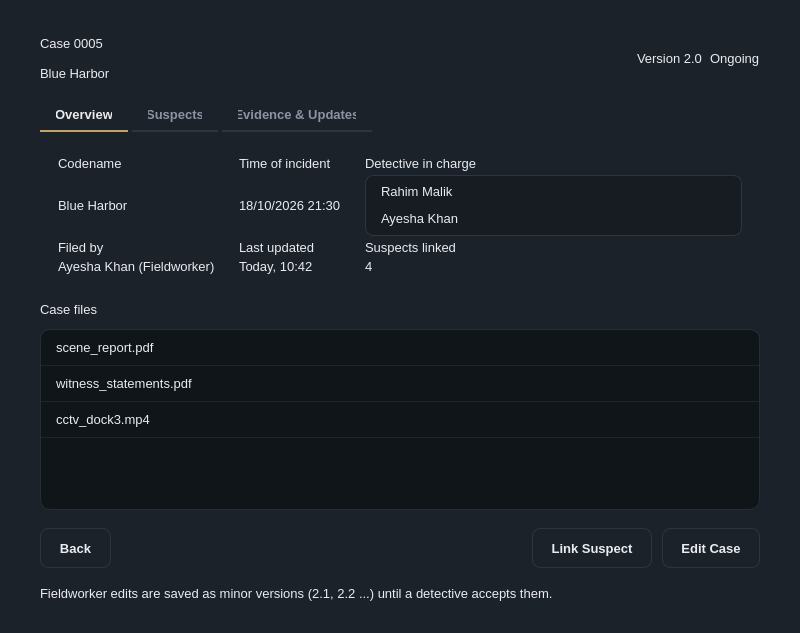
<?xml version="1.0" encoding="UTF-8"?>
<ui version="4.0">
 <class>MainWindow</class>
 <widget class="QMainWindow" name="MainWindow">
  <property name="geometry">
   <rect>
    <x>0</x>
    <y>0</y>
    <width>800</width>
    <height>633</height>
   </rect>
  </property>
  <property name="windowTitle">
   <string>MainWindow</string>
  </property>
  <property name="styleSheet">
   <string notr="true">/* Asche Yiu Police Department - dark / gold theme
   Shared by every .ui file. Widgets pick a style through the dynamic
   property  variant  (Qt Designer: Property Editor &gt; Dynamic Properties). */

QMainWindow, QDialog, QWidget#centralwidget { background: #1c222a; }
QWidget { color: #eaecef; font-family: &quot;Inter&quot;, &quot;SF Pro Text&quot;, &quot;Segoe UI&quot;, &quot;Helvetica Neue&quot;, sans-serif; font-size: 13px; }
QLabel { background: transparent; }
QCheckBox { background: transparent; spacing: 8px; }

/* ---- typography ---- */
QLabel[variant=&quot;title&quot;]     { font-size: 20px; font-weight: 700; color: #eaecef; }
QLabel[variant=&quot;subtitle&quot;]  { font-size: 13px; color: #8b94a3; }
QLabel[variant=&quot;field&quot;]     { color: #8b94a3; }
QLabel[variant=&quot;section&quot;]   { color: #eaecef; font-size: 14px; font-weight: 600; }
QLabel[variant=&quot;cardTitle&quot;] { font-size: 16px; font-weight: 700; color: #eaecef; }
QLabel[variant=&quot;value&quot;]     { font-size: 14px; font-weight: 600; color: #eaecef; }
QLabel[variant=&quot;hint&quot;]      { color: #8b94a3; font-size: 12px; }
QLabel[variant=&quot;stat&quot;]      { color: #c3a459; font-size: 22px; font-weight: 700; }
QFrame[variant=&quot;accent&quot;]    { background: #c3a459; border: none; border-radius: 1px; }

/* ---- badges / icons ---- */
QLabel[variant=&quot;badgeGold&quot;]  { background: rgba(195,164,89,40);  color: #c3a459; border-radius: 10px; padding: 3px 10px; font-size: 11px; font-weight: 700; }
QLabel[variant=&quot;badgeGreen&quot;] { background: rgba(111,159,125,40); color: #7fb08c; border-radius: 10px; padding: 3px 10px; font-size: 11px; font-weight: 700; }
QLabel[variant=&quot;badgeRed&quot;]   { background: rgba(184,105,95,45);  color: #cf7d72; border-radius: 10px; padding: 3px 10px; font-size: 11px; font-weight: 700; }
QLabel[variant=&quot;badgeMuted&quot;] { background: rgba(139,148,163,35); color: #aab2bf; border-radius: 10px; padding: 3px 10px; font-size: 11px; font-weight: 700; }
QLabel[variant=&quot;avatar&quot;]     { background: #c3a459; color: #10151a; border-radius: 24px; font-size: 16px; font-weight: 700; }
QLabel[variant=&quot;iconGold&quot;]   { background: rgba(195,164,89,40);  color: #c3a459; border-radius: 30px; font-size: 26px; font-weight: 700; }
QLabel[variant=&quot;iconRed&quot;]    { background: rgba(184,105,95,45);  color: #cf7d72; border-radius: 30px; font-size: 26px; font-weight: 700; }

/* ---- containers ---- */
QFrame[variant=&quot;card&quot;]      { background: #252c37; border: 1px solid #2d3640; border-radius: 12px; }
QFrame[variant=&quot;notice&quot;]    { background: rgba(195,164,89,26);  border: 1px solid rgba(195,164,89,90);  border-radius: 8px; }
QFrame[variant=&quot;noticeRed&quot;] { background: rgba(184,105,95,30);  border: 1px solid rgba(184,105,95,100); border-radius: 8px; }
QFrame[variant=&quot;dropzone&quot;]  { background: #10151a; border: 1px dashed #3a4552; border-radius: 10px; }
QFrame[variant=&quot;card&quot;] QLabel, QFrame[variant=&quot;notice&quot;] QLabel, QFrame[variant=&quot;noticeRed&quot;] QLabel, QFrame[variant=&quot;dropzone&quot;] QLabel { border: none; }

/* ---- inputs ---- */
QLineEdit, QTextEdit, QPlainTextEdit, QDateTimeEdit, QSpinBox, QDoubleSpinBox, QComboBox {
    background: #10151a; border: 1px solid #2d3640; border-radius: 8px; padding: 8px 10px; min-height: 20px;
    selection-background-color: #c3a459; selection-color: #10151a; }
QLineEdit:focus, QTextEdit:focus, QPlainTextEdit:focus, QDateTimeEdit:focus, QSpinBox:focus, QDoubleSpinBox:focus, QComboBox:focus { border: 1px solid #c3a459; }
QLineEdit[readOnly=&quot;true&quot;], QPlainTextEdit[readOnly=&quot;true&quot;], QTextEdit[readOnly=&quot;true&quot;] { background: #161c22; color: #eaecef; }
QComboBox QAbstractItemView { background: #10151a; border: 1px solid #2d3640; selection-background-color: #2b3440; selection-color: #eaecef; outline: 0; }

/* ---- buttons ---- */
QPushButton { background: #1c222a; border: 1px solid #2d3640; border-radius: 8px; padding: 9px 18px; min-height: 20px; font-weight: 600; color: #eaecef; }
QPushButton:hover { background: #232b35; border-color: #3a4552; }
QPushButton:pressed { background: #10151a; }
QPushButton:disabled { color: #5b6573; border-color: #252d36; }
QPushButton[variant=&quot;primary&quot;] { background: #c3a459; border: 1px solid #c3a459; color: #10151a; font-weight: 700; }
QPushButton[variant=&quot;primary&quot;]:hover { background: #cfb26a; border-color: #cfb26a; }
QPushButton[variant=&quot;primary&quot;]:pressed { background: #b39549; }
QPushButton[variant=&quot;primary&quot;]:disabled { background: #4a4332; border-color: #4a4332; color: #8a8168; }
QPushButton[variant=&quot;accept&quot;] { background: #273235; border: 1px solid #34483f; color: #7fb08c; font-weight: 700; }
QPushButton[variant=&quot;accept&quot;]:hover { background: #2c3a3d; }
QPushButton[variant=&quot;reject&quot;] { background: #2f2b31; border: 1px solid #4a3638; color: #cf7d72; font-weight: 700; }
QPushButton[variant=&quot;reject&quot;]:hover { background: #352e34; }
QPushButton[variant=&quot;tile&quot;] { background: #252c37; border: 1px solid #2d3640; border-radius: 12px; padding: 16px 20px; text-align: left; font-size: 14px; font-weight: 500; }
QPushButton[variant=&quot;tile&quot;]:hover { border-color: #c3a459; background: #29313d; }

/* ---- lists / tables ---- */
QListWidget, QTableWidget, QTreeWidget { background: #10151a; border: 1px solid #252d36; border-radius: 10px; outline: 0; gridline-color: transparent; alternate-background-color: #131920; }
QListWidget::item { padding: 10px 12px; border-bottom: 1px solid #1d242c; }
QListWidget::item:selected, QTableWidget::item:selected { background: #232b35; color: #eaecef; }
QListWidget::item:hover, QTableWidget::item:hover { background: #1a2129; }
QTableWidget::item { padding: 8px 12px; border-bottom: 1px solid #1d242c; }
QHeaderView { background: #252c37; border: none; border-top-left-radius: 10px; border-top-right-radius: 10px; }
QHeaderView::section { background: #252c37; color: #8b94a3; font-weight: 600; border: none; padding: 10px 12px; }
QTableCornerButton::section { background: #252c37; border: none; }
QTableView::indicator, QListView::indicator, QCheckBox::indicator { width: 16px; height: 16px; border: 1px solid #3a4552; border-radius: 4px; background: #10151a; }
QTableView::indicator:checked, QListView::indicator:checked, QCheckBox::indicator:checked { background: #c3a459; border-color: #c3a459; }

/* ---- tabs ---- */
QTabWidget::pane { border: none; top: 8px; }
QTabBar::tab { background: transparent; color: #8b94a3; padding: 8px 16px; margin-right: 4px; border: none; border-bottom: 2px solid #2d3640; font-weight: 600; }
QTabBar::tab:selected { color: #eaecef; border-bottom: 2px solid #c3a459; }
QTabBar::tab:hover:!selected { color: #c9ced6; }

/* ---- scrollbars ---- */
QScrollBar:vertical { background: transparent; width: 10px; margin: 2px; }
QScrollBar::handle:vertical { background: #2d3640; border-radius: 3px; min-height: 24px; }
QScrollBar:horizontal { background: transparent; height: 10px; margin: 2px; }
QScrollBar::handle:horizontal { background: #2d3640; border-radius: 3px; min-width: 24px; }
QScrollBar::add-line, QScrollBar::sub-line { width: 0; height: 0; }
QScrollBar::add-page, QScrollBar::sub-page { background: transparent; }

/* spin boxes: keep typing area clean, arrows via keyboard / wheel */
QSpinBox::up-button, QSpinBox::down-button, QDoubleSpinBox::up-button, QDoubleSpinBox::down-button { width: 0; border: none; }
</string>
  </property>
  <widget class="QWidget" name="centralwidget">
   <layout class="QVBoxLayout" name="layout_88">
    <property name="spacing">
     <number>18</number>
    </property>
    <property name="leftMargin">
     <number>40</number>
    </property>
    <property name="topMargin">
     <number>36</number>
    </property>
    <property name="rightMargin">
     <number>40</number>
    </property>
    <property name="bottomMargin">
     <number>32</number>
    </property>
    <item>
     <layout class="QHBoxLayout" name="layout_85">
      <property name="leftMargin">
       <number>0</number>
      </property>
      <property name="topMargin">
       <number>0</number>
      </property>
      <property name="rightMargin">
       <number>0</number>
      </property>
      <property name="bottomMargin">
       <number>0</number>
      </property>
      <item>
       <layout class="QVBoxLayout" name="layout_82">
        <property name="spacing">
         <number>6</number>
        </property>
        <property name="leftMargin">
         <number>0</number>
        </property>
        <property name="topMargin">
         <number>0</number>
        </property>
        <property name="rightMargin">
         <number>0</number>
        </property>
        <property name="bottomMargin">
         <number>0</number>
        </property>
        <item>
         <widget class="QLabel" name="lblTitle">
          <property name="text">
           <string>Case 0005</string>
          </property>
          <property name="variant" stdset="0">
           <string>title</string>
          </property>
         </widget>
        </item>
        <item>
         <widget class="QFrame" name="qframe_80">
          <property name="minimumSize">
           <size>
            <width>32</width>
            <height>3</height>
           </size>
          </property>
          <property name="maximumSize">
           <size>
            <width>32</width>
            <height>3</height>
           </size>
          </property>
          <property name="variant" stdset="0">
           <string>accent</string>
          </property>
         </widget>
        </item>
        <item>
         <widget class="QLabel" name="lblCodenameSubcode">
          <property name="text">
           <string>Blue Harbor</string>
          </property>
          <property name="variant" stdset="0">
           <string>subtitle</string>
          </property>
         </widget>
        </item>
       </layout>
      </item>
      <item>
       <spacer name="spacer_83">
        <property name="orientation">
         <enum>Qt::Horizontal</enum>
        </property>
        <property name="sizeHint" stdset="0">
         <size>
          <width>20</width>
          <height>20</height>
         </size>
        </property>
       </spacer>
      </item>
      <item>
       <layout class="QHBoxLayout" name="layout_84">
        <property name="spacing">
         <number>8</number>
        </property>
        <property name="leftMargin">
         <number>0</number>
        </property>
        <property name="topMargin">
         <number>0</number>
        </property>
        <property name="rightMargin">
         <number>0</number>
        </property>
        <property name="bottomMargin">
         <number>0</number>
        </property>
        <item>
         <widget class="QLabel" name="lblVersion">
          <property name="text">
           <string>Version 2.0</string>
          </property>
          <property name="variant" stdset="0">
           <string>badgeGold</string>
          </property>
         </widget>
        </item>
        <item>
         <widget class="QLabel" name="lblStatus">
          <property name="text">
           <string>Ongoing</string>
          </property>
          <property name="variant" stdset="0">
           <string>badgeGreen</string>
          </property>
         </widget>
        </item>
       </layout>
      </item>
     </layout>
    </item>
    <item>
     <widget class="QTabWidget" name="tabCase">
      <property name="currentIndex">
       <number>0</number>
      </property>
      <widget class="QWidget" name="tabOverview">
       <attribute name="title">
        <string>Overview</string>
       </attribute>
       <layout class="QVBoxLayout" name="layout_77">
        <property name="spacing">
         <number>12</number>
        </property>
        <property name="leftMargin">
         <number>0</number>
        </property>
        <property name="topMargin">
         <number>0</number>
        </property>
        <property name="rightMargin">
         <number>0</number>
        </property>
        <property name="bottomMargin">
         <number>0</number>
        </property>
        <item>
         <widget class="QFrame" name="frameInfo">
          <property name="minimumSize">
           <size>
            <width>0</width>
            <height>0</height>
           </size>
          </property>
          <property name="variant" stdset="0">
           <string>card</string>
          </property>
          <layout class="QGridLayout" name="grid_75">
           <property name="leftMargin">
            <number>18</number>
           </property>
           <property name="topMargin">
            <number>16</number>
           </property>
           <property name="rightMargin">
            <number>18</number>
           </property>
           <property name="bottomMargin">
            <number>16</number>
           </property>
           <property name="horizontalSpacing">
            <number>24</number>
           </property>
           <property name="verticalSpacing">
            <number>4</number>
           </property>
           <item row="0" column="2">
            <widget class="QLabel" name="qlabel_71">
             <property name="text">
              <string>Detective in charge</string>
             </property>
             <property name="variant" stdset="0">
              <string>field</string>
             </property>
            </widget>
           </item>
           <item row="1" column="1">
            <widget class="QLabel" name="lblIncidentTime">
             <property name="text">
              <string>18/10/2026 21:30</string>
             </property>
             <property name="variant" stdset="0">
              <string>value</string>
             </property>
            </widget>
           </item>
           <item row="0" column="1">
            <widget class="QLabel" name="qlabel_70">
             <property name="text">
              <string>Time of incident</string>
             </property>
             <property name="variant" stdset="0">
              <string>field</string>
             </property>
            </widget>
           </item>
           <item row="2" column="0">
            <widget class="QLabel" name="qlabel_72">
             <property name="text">
              <string>Filed by</string>
             </property>
             <property name="variant" stdset="0">
              <string>field</string>
             </property>
            </widget>
           </item>
           <item row="3" column="0">
            <widget class="QLabel" name="lblFiledBy">
             <property name="text">
              <string>Ayesha Khan (Fieldworker)</string>
             </property>
             <property name="variant" stdset="0">
              <string>value</string>
             </property>
            </widget>
           </item>
           <item row="2" column="1">
            <widget class="QLabel" name="qlabel_73">
             <property name="text">
              <string>Last updated</string>
             </property>
             <property name="variant" stdset="0">
              <string>field</string>
             </property>
            </widget>
           </item>
           <item row="3" column="1">
            <widget class="QLabel" name="lblUpdated">
             <property name="text">
              <string>Today, 10:42</string>
             </property>
             <property name="variant" stdset="0">
              <string>value</string>
             </property>
            </widget>
           </item>
           <item row="2" column="2">
            <widget class="QLabel" name="qlabel_74">
             <property name="text">
              <string>Suspects linked</string>
             </property>
             <property name="variant" stdset="0">
              <string>field</string>
             </property>
            </widget>
           </item>
           <item row="3" column="2">
            <widget class="QLabel" name="lblSuspectCount">
             <property name="text">
              <string>4</string>
             </property>
             <property name="variant" stdset="0">
              <string>value</string>
             </property>
            </widget>
           </item>
           <item row="1" column="0">
            <widget class="QLabel" name="lblCodename">
             <property name="text">
              <string>Blue Harbor</string>
             </property>
             <property name="variant" stdset="0">
              <string>value</string>
             </property>
            </widget>
           </item>
           <item row="0" column="0">
            <widget class="QLabel" name="qlabel_69">
             <property name="text">
              <string>Codename</string>
             </property>
             <property name="variant" stdset="0">
              <string>field</string>
             </property>
            </widget>
           </item>
           <item row="1" column="2">
            <widget class="QListWidget" name="lstDetectives">
             <property name="minimumSize">
              <size>
               <width>0</width>
               <height>48</height>
              </size>
             </property>
             <property name="maximumSize">
              <size>
               <width>16777215</width>
               <height>72</height>
              </size>
             </property>
             <property name="styleSheet">
              <string notr="true">
QListWidget#lstDetectives {
    background: #161c22;
    border: 1px solid #2d3640;
    border-radius: 8px;
    padding: 2px;
}
QListWidget#lstDetectives::item {
    padding: 6px 10px;
    border-bottom: none;
}
QListWidget#lstDetectives::item:hover,
QListWidget#lstDetectives::item:selected {
    background: transparent;
    color: #eaecef;
}</string>
             </property>
             <property name="horizontalScrollBarPolicy">
              <enum>Qt::ScrollBarAlwaysOff</enum>
             </property>
             <property name="editTriggers">
              <set>QAbstractItemView::NoEditTriggers</set>
             </property>
             <item>
              <property name="text">
               <string>Rahim Malik</string>
              </property>
             </item>
             <item>
              <property name="text">
               <string>Ayesha Khan</string>
              </property>
             </item>
            </widget>
           </item>
          </layout>
         </widget>
        </item>
        <item>
         <widget class="QLabel" name="qlabel_76">
          <property name="text">
           <string>Case files</string>
          </property>
          <property name="variant" stdset="0">
           <string>section</string>
          </property>
         </widget>
        </item>
        <item>
         <widget class="QListWidget" name="lstCaseFiles">
          <property name="minimumSize">
           <size>
            <width>0</width>
            <height>110</height>
           </size>
          </property>
          <property name="editTriggers">
           <set>QAbstractItemView::NoEditTriggers</set>
          </property>
          <item>
           <property name="text">
            <string>scene_report.pdf</string>
           </property>
          </item>
          <item>
           <property name="text">
            <string>witness_statements.pdf</string>
           </property>
          </item>
          <item>
           <property name="text">
            <string>cctv_dock3.mp4</string>
           </property>
          </item>
         </widget>
        </item>
       </layout>
      </widget>
      <widget class="QWidget" name="tabSuspects">
       <attribute name="title">
        <string>Suspects</string>
       </attribute>
       <layout class="QVBoxLayout" name="layout_78">
        <property name="leftMargin">
         <number>0</number>
        </property>
        <property name="topMargin">
         <number>0</number>
        </property>
        <property name="rightMargin">
         <number>0</number>
        </property>
        <property name="bottomMargin">
         <number>0</number>
        </property>
        <item>
         <widget class="QTableWidget" name="tblCaseSuspects">
          <property name="minimumSize">
           <size>
            <width>0</width>
            <height>220</height>
           </size>
          </property>
          <property name="horizontalScrollBarPolicy">
           <enum>Qt::ScrollBarAlwaysOff</enum>
          </property>
          <property name="editTriggers">
           <set>QAbstractItemView::NoEditTriggers</set>
          </property>
          <property name="selectionMode">
           <enum>QAbstractItemView::SingleSelection</enum>
          </property>
          <property name="selectionBehavior">
           <enum>QAbstractItemView::SelectRows</enum>
          </property>
          <property name="showGrid">
           <bool>false</bool>
          </property>
          <property name="rowCount">
           <number>4</number>
          </property>
          <property name="columnCount">
           <number>3</number>
          </property>
          <attribute name="horizontalHeaderDefaultSectionSize">
           <number>240</number>
          </attribute>
          <attribute name="horizontalHeaderStretchLastSection">
           <bool>true</bool>
          </attribute>
          <attribute name="verticalHeaderVisible">
           <bool>false</bool>
          </attribute>
          <attribute name="verticalHeaderDefaultSectionSize">
           <number>40</number>
          </attribute>
          <row/>
          <row/>
          <row/>
          <row/>
          <column>
           <property name="text">
            <string>Codename</string>
           </property>
           <property name="textAlignment">
            <set>AlignLeading|AlignVCenter</set>
           </property>
          </column>
          <column>
           <property name="text">
            <string>Guilty</string>
           </property>
           <property name="textAlignment">
            <set>AlignLeading|AlignVCenter</set>
           </property>
          </column>
          <column>
           <property name="text">
            <string>Apprehended</string>
           </property>
           <property name="textAlignment">
            <set>AlignLeading|AlignVCenter</set>
           </property>
          </column>
          <item row="0" column="0">
           <property name="text">
            <string>Dock Worker X</string>
           </property>
          </item>
          <item row="0" column="1">
           <property name="text">
            <string>Guilty</string>
           </property>
           <property name="foreground">
            <brush brushstyle="SolidPattern">
             <color alpha="255">
              <red>207</red>
              <green>125</green>
              <blue>114</blue>
             </color>
            </brush>
           </property>
          </item>
          <item row="0" column="2">
           <property name="text">
            <string>At large</string>
           </property>
           <property name="foreground">
            <brush brushstyle="SolidPattern">
             <color alpha="255">
              <red>207</red>
              <green>125</green>
              <blue>114</blue>
             </color>
            </brush>
           </property>
          </item>
          <item row="1" column="0">
           <property name="text">
            <string>Great White (shark)</string>
           </property>
          </item>
          <item row="1" column="1">
           <property name="text">
            <string>Guilty</string>
           </property>
           <property name="foreground">
            <brush brushstyle="SolidPattern">
             <color alpha="255">
              <red>207</red>
              <green>125</green>
              <blue>114</blue>
             </color>
            </brush>
           </property>
          </item>
          <item row="1" column="2">
           <property name="text">
            <string>N/A  </string>
           </property>
           <property name="foreground">
            <brush brushstyle="SolidPattern">
             <color alpha="255">
              <red>139</red>
              <green>148</green>
              <blue>163</blue>
             </color>
            </brush>
           </property>
          </item>
          <item row="2" column="0">
           <property name="text">
            <string>Harbor Master</string>
           </property>
          </item>
          <item row="2" column="1">
           <property name="text">
            <string>Not guilty</string>
           </property>
          </item>
          <item row="2" column="2">
           <property name="text">
            <string>—</string>
           </property>
           <property name="foreground">
            <brush brushstyle="SolidPattern">
             <color alpha="255">
              <red>139</red>
              <green>148</green>
              <blue>163</blue>
             </color>
            </brush>
           </property>
          </item>
          <item row="3" column="0">
           <property name="text">
            <string>Red Cap</string>
           </property>
          </item>
          <item row="3" column="1">
           <property name="text">
            <string>Guilty</string>
           </property>
           <property name="foreground">
            <brush brushstyle="SolidPattern">
             <color alpha="255">
              <red>207</red>
              <green>125</green>
              <blue>114</blue>
             </color>
            </brush>
           </property>
          </item>
          <item row="3" column="2">
           <property name="text">
            <string>In custody</string>
           </property>
           <property name="foreground">
            <brush brushstyle="SolidPattern">
             <color alpha="255">
              <red>127</red>
              <green>176</green>
              <blue>140</blue>
             </color>
            </brush>
           </property>
          </item>
         </widget>
        </item>
       </layout>
      </widget>
      <widget class="QWidget" name="tabUpdates">
       <attribute name="title">
        <string>Evidence &amp;&amp; Updates</string>
       </attribute>
       <layout class="QVBoxLayout" name="layout_79">
        <property name="leftMargin">
         <number>0</number>
        </property>
        <property name="topMargin">
         <number>0</number>
        </property>
        <property name="rightMargin">
         <number>0</number>
        </property>
        <property name="bottomMargin">
         <number>0</number>
        </property>
        <item>
         <widget class="QTableWidget" name="tblUpdates">
          <property name="minimumSize">
           <size>
            <width>0</width>
            <height>220</height>
           </size>
          </property>
          <property name="horizontalScrollBarPolicy">
           <enum>Qt::ScrollBarAlwaysOff</enum>
          </property>
          <property name="editTriggers">
           <set>QAbstractItemView::NoEditTriggers</set>
          </property>
          <property name="selectionMode">
           <enum>QAbstractItemView::SingleSelection</enum>
          </property>
          <property name="selectionBehavior">
           <enum>QAbstractItemView::SelectRows</enum>
          </property>
          <property name="showGrid">
           <bool>false</bool>
          </property>
          <property name="rowCount">
           <number>4</number>
          </property>
          <property name="columnCount">
           <number>4</number>
          </property>
          <attribute name="horizontalHeaderDefaultSectionSize">
           <number>180</number>
          </attribute>
          <attribute name="horizontalHeaderStretchLastSection">
           <bool>true</bool>
          </attribute>
          <attribute name="verticalHeaderVisible">
           <bool>false</bool>
          </attribute>
          <attribute name="verticalHeaderDefaultSectionSize">
           <number>40</number>
          </attribute>
          <row/>
          <row/>
          <row/>
          <row/>
          <column>
           <property name="text">
            <string>Version</string>
           </property>
           <property name="textAlignment">
            <set>AlignLeading|AlignVCenter</set>
           </property>
          </column>
          <column>
           <property name="text">
            <string>By</string>
           </property>
           <property name="textAlignment">
            <set>AlignLeading|AlignVCenter</set>
           </property>
          </column>
          <column>
           <property name="text">
            <string>Change</string>
           </property>
           <property name="textAlignment">
            <set>AlignLeading|AlignVCenter</set>
           </property>
          </column>
          <column>
           <property name="text">
            <string>State</string>
           </property>
           <property name="textAlignment">
            <set>AlignLeading|AlignVCenter</set>
           </property>
          </column>
          <item row="0" column="0">
           <property name="text">
            <string>2.1</string>
           </property>
          </item>
          <item row="0" column="1">
           <property name="text">
            <string>Ayesha Khan (FW)</string>
           </property>
          </item>
          <item row="0" column="2">
           <property name="text">
            <string>Added CCTV footage from dock 3</string>
           </property>
          </item>
          <item row="0" column="3">
           <property name="text">
            <string>Pending</string>
           </property>
           <property name="foreground">
            <brush brushstyle="SolidPattern">
             <color alpha="255">
              <red>195</red>
              <green>164</green>
              <blue>89</blue>
             </color>
            </brush>
           </property>
          </item>
          <item row="1" column="0">
           <property name="text">
            <string>2.0</string>
           </property>
          </item>
          <item row="1" column="1">
           <property name="text">
            <string>Rahim Malik</string>
           </property>
          </item>
          <item row="1" column="2">
           <property name="text">
            <string>Reviewed scene report, updated codename</string>
           </property>
          </item>
          <item row="1" column="3">
           <property name="text">
            <string>Accepted</string>
           </property>
           <property name="foreground">
            <brush brushstyle="SolidPattern">
             <color alpha="255">
              <red>127</red>
              <green>176</green>
              <blue>140</blue>
             </color>
            </brush>
           </property>
          </item>
          <item row="2" column="0">
           <property name="text">
            <string>1.0</string>
           </property>
          </item>
          <item row="2" column="1">
           <property name="text">
            <string>Rahim Malik</string>
           </property>
          </item>
          <item row="2" column="2">
           <property name="text">
            <string>Accepted case, took ownership</string>
           </property>
          </item>
          <item row="2" column="3">
           <property name="text">
            <string>Accepted</string>
           </property>
           <property name="foreground">
            <brush brushstyle="SolidPattern">
             <color alpha="255">
              <red>127</red>
              <green>176</green>
              <blue>140</blue>
             </color>
            </brush>
           </property>
          </item>
          <item row="3" column="0">
           <property name="text">
            <string>0.1</string>
           </property>
          </item>
          <item row="3" column="1">
           <property name="text">
            <string>Ayesha Khan (FW)</string>
           </property>
          </item>
          <item row="3" column="2">
           <property name="text">
            <string>Case filed</string>
           </property>
          </item>
          <item row="3" column="3">
           <property name="text">
            <string>Accepted</string>
           </property>
           <property name="foreground">
            <brush brushstyle="SolidPattern">
             <color alpha="255">
              <red>127</red>
              <green>176</green>
              <blue>140</blue>
             </color>
            </brush>
           </property>
          </item>
         </widget>
        </item>
       </layout>
      </widget>
     </widget>
    </item>
    <item>
     <layout class="QHBoxLayout" name="layout_87">
      <property name="spacing">
       <number>10</number>
      </property>
      <property name="leftMargin">
       <number>0</number>
      </property>
      <property name="topMargin">
       <number>0</number>
      </property>
      <property name="rightMargin">
       <number>0</number>
      </property>
      <property name="bottomMargin">
       <number>0</number>
      </property>
      <item>
       <widget class="QPushButton" name="btnBack">
        <property name="text">
         <string>Back</string>
        </property>
       </widget>
      </item>
      <item>
       <spacer name="spacer_86">
        <property name="orientation">
         <enum>Qt::Horizontal</enum>
        </property>
        <property name="sizeHint" stdset="0">
         <size>
          <width>20</width>
          <height>20</height>
         </size>
        </property>
       </spacer>
      </item>
      <item>
       <widget class="QPushButton" name="btnLinkSuspect">
        <property name="text">
         <string>Link Suspect</string>
        </property>
       </widget>
      </item>
      <item>
       <widget class="QPushButton" name="btnEditCase">
        <property name="text">
         <string>Edit Case</string>
        </property>
        <property name="variant" stdset="0">
         <string>primary</string>
        </property>
       </widget>
      </item>
     </layout>
    </item>
    <item>
     <widget class="QLabel" name="lblVersionHint">
      <property name="text">
       <string>Fieldworker edits are saved as minor versions (2.1, 2.2 ...) until a detective accepts them.</string>
      </property>
      <property name="variant" stdset="0">
       <string>hint</string>
      </property>
     </widget>
    </item>
   </layout>
  </widget>
 </widget>
 <resources/>
 <connections/>
</ui>
